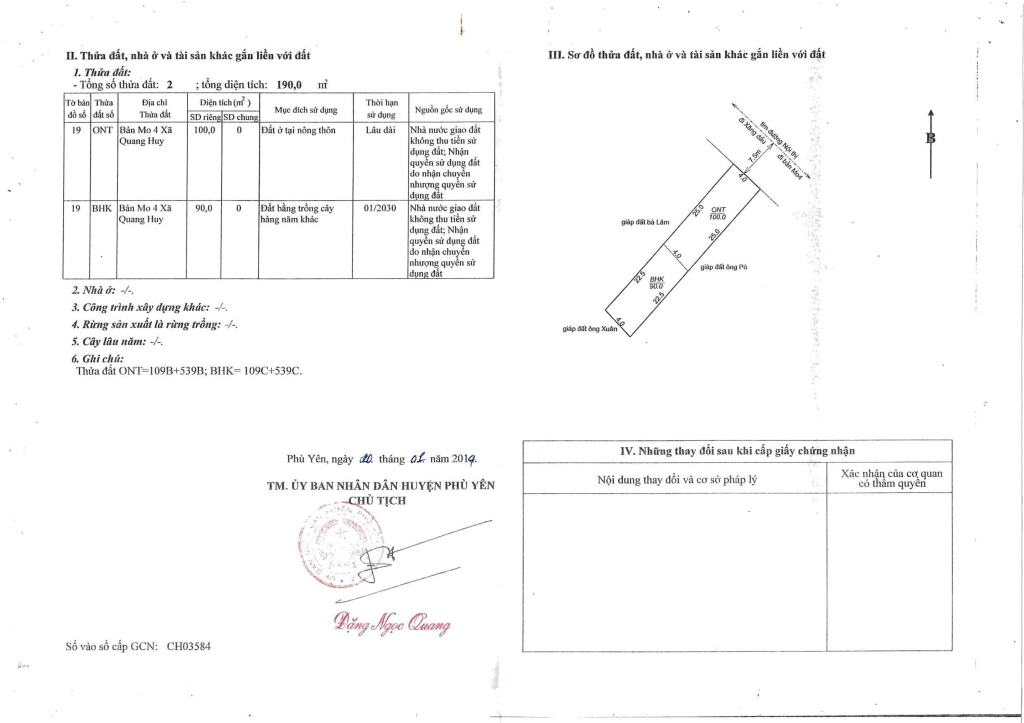
#> input picture image8.png, 2048 x 1445 px (shown at 1/2 size)
$ jupyter execute --allow-errors 'AKAZE + BF + Edge Matching.ipynb'   (older library calls are emulated)
#> lines starting #> are read from the running program, lines starting #| are printed output that depends on the picture; after the words box and inside, x2 and y2 are one past the last pixel; in counts of white or black regions, pixels touching at a corner belong together
[cell 1]
from __future__ import print_function # Only Python 2.x
from pdf2image import convert_from_path, convert_from_bytes
import subprocess
import numpy as np
import cv2
from os import walk
import math
from PIL import Image
from sklearn.manifold import TSNE
from sklearn.decomposition import PCA
import matplotlib.pyplot as plt
from mpl_toolkits.mplot3d import Axes3D
import imutils
from imutils import contours
from imutils import perspective

def inverte(img):
    return (255-img)

# [4 lines left out: function canny_edge_detection, not called in this run]

def getImagesFromPDFPath(path):
    imgs = convert_from_path(path, fmt="png", size=(512, None), grayscale=True)
    return imgs

# [4 lines left out: function loadImage, not called in this run]

def listFile(path):
    return next(walk(path), (None, None, []))[2]  # [] if no file

# def getTemplates(path):
#     templates = []
#     for name in listFile("papers/templates/"):

def transposeLines(lines):
    lines2 = []
    for line in lines:
        lines2.append([[line[0][1], line[0][0], line[0][3], line[0][2]]])
    return lines2

def mergeHorizonalLines(horLines, gap=(50, 50)):
    horLines = sorted(horLines, key=lambda x: x[0][1]) # sort by y0

    i, i1 = 0, 1
    mergedTrigger = False
    while True:
        if i >= len(horLines):
            if mergedTrigger:
                i, i1 = 0, 1
                mergedTrigger = False
                continue
            else:
                break
        if i1 >= len(horLines):
            i, i1 = i+1, i+2
            continue
        x00, y00, x01, y01 = horLines[i][0][0], horLines[i][0][1], horLines[i][0][2], horLines[i][0][3]
        x10, y10, x11, y11 = horLines[i1][0][0], horLines[i1][0][1], horLines[i1][0][2], horLines[i1][0][3]
        minX = x00 if x00 < x10 else x10
        maxX = x01 if x01 > x11 else x11
        l1, l2 = abs(x00-x01), abs(x10-x11)
        closeY = abs(y00 - y10) < gap[1]
        closeX = l1 + l2 + gap[0] >= maxX - minX
        if not closeY:
            i, i1 = i+1, i+2
            continue
        if not closeX:
            i, i1 = i, i1+1
            continue
        if l1 > l2:
            horLines[i] = [[minX, y00, maxX, y00]]
            del horLines[i1]
        else:
            horLines[i] = [[minX, y10, maxX, y10]]
            del horLines[i1]
        mergedTrigger = True
    return horLines

def connectCheckHorLineInGroup(l, group, minXmaxXGroup, verLines, gapX):
    x00, y00, x01, y01 = l[0][0], l[0][1], l[0][2], l[0][3]
    for line in group:
        x10, y10, x11, y11 = line[0][0], line[0][1], line[0][2], line[0][3]
        minX = x00 if x00 < x10 else x10
        maxX = x01 if x01 > x11 else x11
        minY = y00 if y00 < y10 else y10
        maxY = y00 if y00 > y10 else y10
        l1, l2 = abs(x00-x01), abs(x10-x11)
        closeX = l1 + l2 + gapX >= maxX - minX
        if closeX:
            hasBetweenVerLine = False
            for j in range(len(verLines)):
                x20, y20, x21, y21 = verLines[j][0][0], verLines[j][0][1], verLines[j][0][2], verLines[j][0][3]
                minY2 = minY if minY < y20 else y20
                maxY2 = maxY if maxY > y21 else y21
                between2HorLinesX = x20 >= minX - gapX and x20 <= maxX + gapX
                between2HorLinesY = abs(minY - maxY) + abs(y20 - y21) > abs(minY2 - maxY2)
                if between2HorLinesX and between2HorLinesY:
                    hasBetweenVerLine = True
                    verLines[j] = [[x20, minY2, x21, maxY2]]
            if hasBetweenVerLine:
                group.append(l)
                minX3 = x00 if x00 < minXmaxXGroup[0] else minXmaxXGroup[0]
                maxX3 = x10 if x10 > minXmaxXGroup[1] else minXmaxXGroup[1]
                minXmaxXGroup = [minX3, maxX3]
                return group, minXmaxXGroup, verLines, True
    return group, minXmaxXGroup, verLines, False

def parseHorLines(horLines, verLines, gapX):
    horLines = sorted(horLines, key=lambda x: x[0][1]) # sort by y0
    verLines = sorted(verLines, key=lambda x: x[0][0]) # sort by x0

    groups = []
    minXmaxXGroups = []
    for i in range(len(horLines)):
        collected = False
        for j in range(len(groups)):
            groups[j], minXmaxXGroups[j], verLines, result = connectCheckHorLineInGroup(horLines[i], \
                                                            groups[j], minXmaxXGroups[j], verLines, gapX)
            if result:
                collected = True
                break
        if not collected:
            groups.append([horLines[i]])
            minXmaxXGroups.append([horLines[i][0][0], horLines[i][0][2]])

    for i in range(len(groups)):
        for j in range(len(groups[i])):
            groups[i][j] = [minXmaxXGroups[i][0], groups[i][j][0][1], minXmaxXGroups[i][1], groups[i][j][0][1]]
    return groups, verLines

# [25 lines left out: function connectLines, not called in this run]

def extractImage(path):
    # read image
#> called with path = 'image8.png'
    img = cv2.imread(path, 0)
    # resize
    height, width = img.shape
    fix_width = 1024
    img = cv2.resize(img, (fix_width, int(height*fix_width/width)), interpolation = cv2.INTER_AREA)
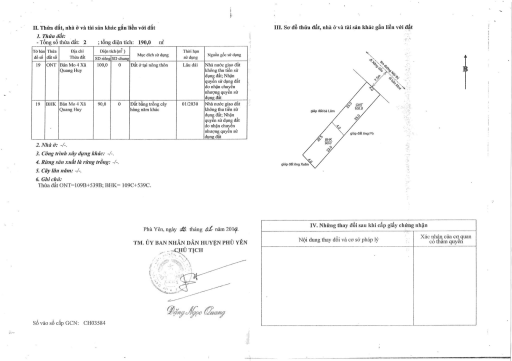
#> img: shape (722, 1024) (shown at 1/2 size); min 15, max 255, mean 249.3
    # edge and proccess
#     img = canny_edge_detection(img, 1, 50, 100)
    img = cv2.GaussianBlur(img, (5,5), 0)
    img = cv2.adaptiveThreshold(img, 255, cv2.ADAPTIVE_THRESH_GAUSSIAN_C, cv2.THRESH_BINARY, 11, 2)
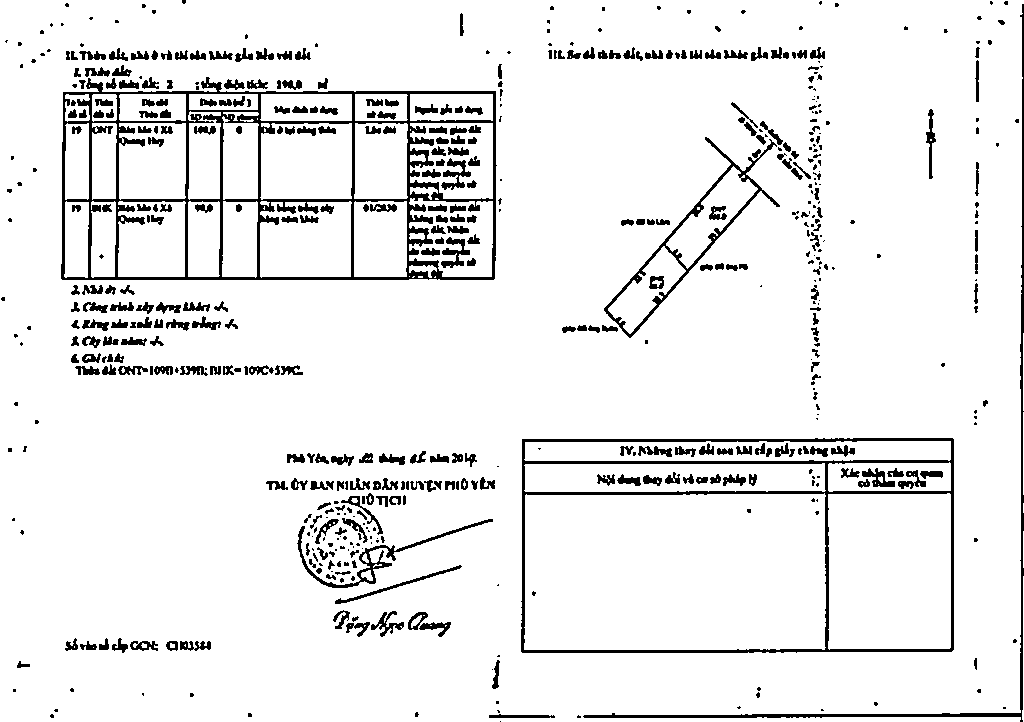
#> img: shape (722, 1024); 92.6% white; 566 black regions (230 under 20 px), largest, box (x1, y1, x2, y2) and area: (61, 77, 497, 280) 12798, (521, 438, 954, 653) 6980, (583, 4, 1024, 722) 3039
#     img = cv2.dilate(img, None, iterations = 1)
    img2 = cv2.erode(img, np.ones((2, 2), np.uint8))
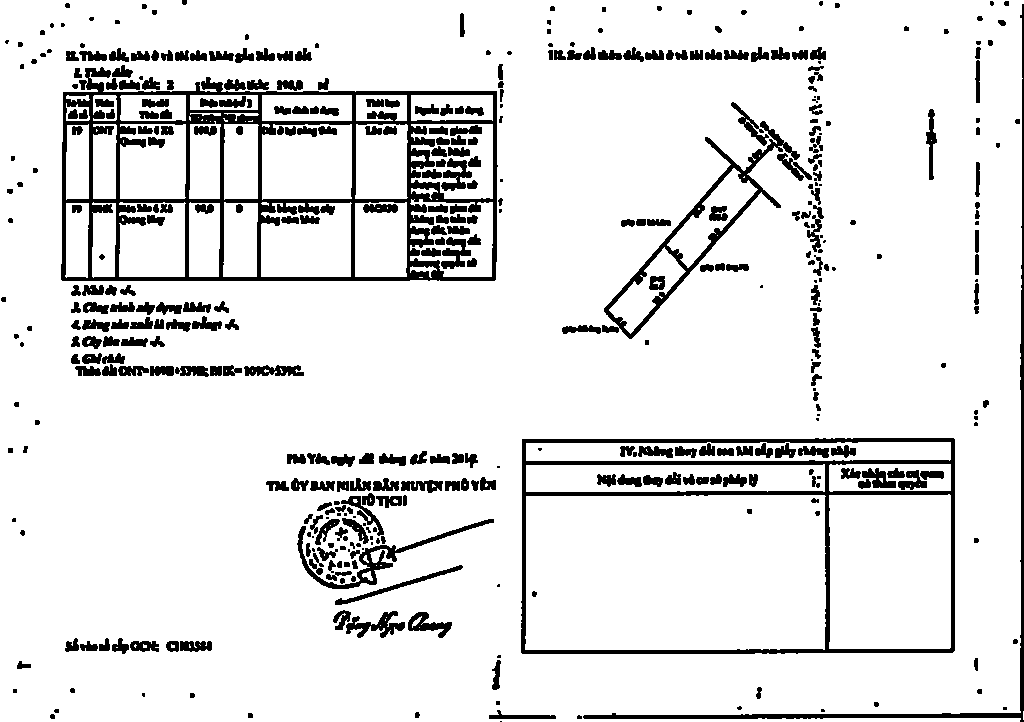
#> img2: shape (722, 1024); 89.6% white; 441 black regions (81 under 20 px), largest, box (x1, y1, x2, y2) and area: (61, 67, 498, 281) 18016, (521, 438, 955, 654) 9360, (583, 4, 1024, 722) 3865
#     img = cv2.GaussianBlur(img, (5,5), 0)
    display(Image.fromarray(img2))
#     img = inverte(img)
    # declare line detector
    fld = cv2.ximgproc.createFastLineDetector()
    lines = fld.detect(img)
#> lines = 408 rows, first 6: [949, 712.6, 1018, 711.8], [459, 34.99, 459.2, 12.99], [461.7, 13.01, 462.7, 34.97], [759.6, 45.94, 760.9, 57.9], [592.5, 46.92, 594.3, 57.95], [780.7, 47.01, 781.1, 58]
    # filter
    horLines = []
    verLines = []
    for line in lines:
        # filter by length
        x0 = line[0][0]
        y0 = line[0][1]
        x1 = line[0][2]
        y1 = line[0][3]
        length = math.sqrt(pow(abs(x0 - x1), 2) + pow(abs(y0 - y1), 2))
        if length < fix_width*0.03 or length > fix_width*0.8:
            continue
        # filter by angle
        xd = abs(x0 - x1)
        yd = abs(y0 - y1)
        if xd < 1:
            verLines.append([[x0, y0, x0, y1]]) # convert to vertical or horizonal
            continue
        elif yd < 1:
            horLines.append([[x0, y0, x1, y0]]) # convert to vertical or horizonal
            continue
        rad = math.atan(yd/xd)
        # only get rad < 10 degree or rad > 80 degree
        if rad > (math.pi/2/9) and rad < (math.pi/2/9*8):
            continue
        # convert to vertical or horizonal
        if rad >= (math.pi/2/9*8): # if vertical
            verLines.append([[x0, y0, x0, y1]])
        elif rad <= (math.pi/2/9): # if horizonal
            horLines.append([[x0, y0, x1, y0]])
#> this loop made 408 passes
#> (x0, y0, x1, y1, length) on passes 2 to 4: (459, 34.99, 459.2, 12.99, 22), (461.7, 13.01, 462.7, 34.97, 21.98), (759.6, 45.94, 760.9, 57.9, 12.04)
#> after the loop, horLines = 55 items; verLines = 42 items

    horLines = mergeHorizonalLines(horLines, gap=(fix_width*0.02, fix_width*0.02))
#> in mergeHorizonalLines, `horLines = sorted(horLines, key=lambda x: x[0][1])`: horLines = 55 items
#> the loop in mergeHorizonalLines, `while True:` made 138 passes
#> (x00, x10, y10, x11, y11, minX, l1, l2) on passes 1 to 6: (305, 247, 90.76, 293, 90.76, 247, 190, 46), (247, 102, 90.94, 156, 90.94, 102, 248, 54), (247, 65, 91, 96, 91, 65, 248, 31), (247, 492, 93.05, 412, 93.05, 247, 248, 80), (247, 407, 93.15, 357, 93.15, 247, 248, 50), (247, 190, 109, 256, 109, 190, 248, 66)
    verLines = transposeLines(mergeHorizonalLines(transposeLines(verLines), gap=(fix_width*0.03, fix_width*0.02)))
#> the loop in transposeLines, `for line in lines:` made 42 passes
#> line on passes 1 to 8: [[975, 101, 975, 60]], [[977.9, 60, 977.9, 101]], [[494.9, 92, 494.9, 166]], [[60.41, 279, 60.41, 92]], [[256.9, 198, 256.9, 123]], [[88, 199, 88, 126]], [[218.9, 198, 218.9, 122]], [[65.15, 123, 65.15, 199]]
#> the loop in transposeLines (call 2), `for line in lines:` made 14 passes
#> line on passes 1 to 8: [[123, 60.41, 277, 60.41]], [[132, 91, 276, 91]], [[143, 118, 275, 118]], [[123, 187, 276, 187]], [[127, 222.4, 276, 222.4]], [[133, 259, 276, 259]], [[123, 353, 276, 353]], [[198, 405.9, 201, 405.9]]
    horGroups, verLines = parseHorLines(horLines, verLines, gapX = fix_width*0.05)
#> the loop in parseHorLines, `for i in range(len(horLines)):` made 17 passes
#> the loop in parseHorLines, `for i in range(len(groups)):` made 2 passes
    verGroups, horLines = parseHorLines(transposeLines(verLines), transposeLines(horLines), gapX = fix_width*0.05)
#> the loop in parseHorLines (call 2), `for i in range(len(horLines)):` made 14 passes
#> the loop in parseHorLines (call 2), `for i in range(len(groups)):` made 1 pass

    horLines = transposeLines(horLines)
    verGroups = transposeLines(verGroups)
#     horLines, verLines = connectLines(horLines, verLines, gap=(fix_width*0.03, fix_width*0.03))

    lines = [*horLines, *verLines]
    lines = np.array(lines)

    # draw lines
    height, width = img.shape
    blank_img = np.full((height, width), 255, np.uint8)
    blank_img = fld.drawSegments(blank_img, lines)
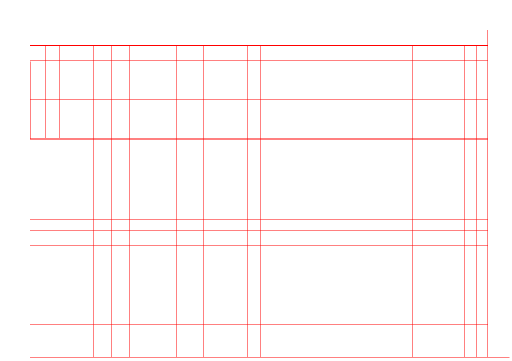
#> blank_img: shape (722, 1024, 3) (shown at 1/2 size); mean of channels 0, 1, 2 249, 249, 255; drawn as B, G, R
    for group in horGroups:
        blank_img = fld.drawSegments(blank_img, np.array(group))
#> this loop made 2 passes
#> group on pass 2: [[65, 90.94, 156, 90.94]]
#> pass 1, in extractImage, `blank_img = fld.drawSegments(blank_img, np.array(group))`:
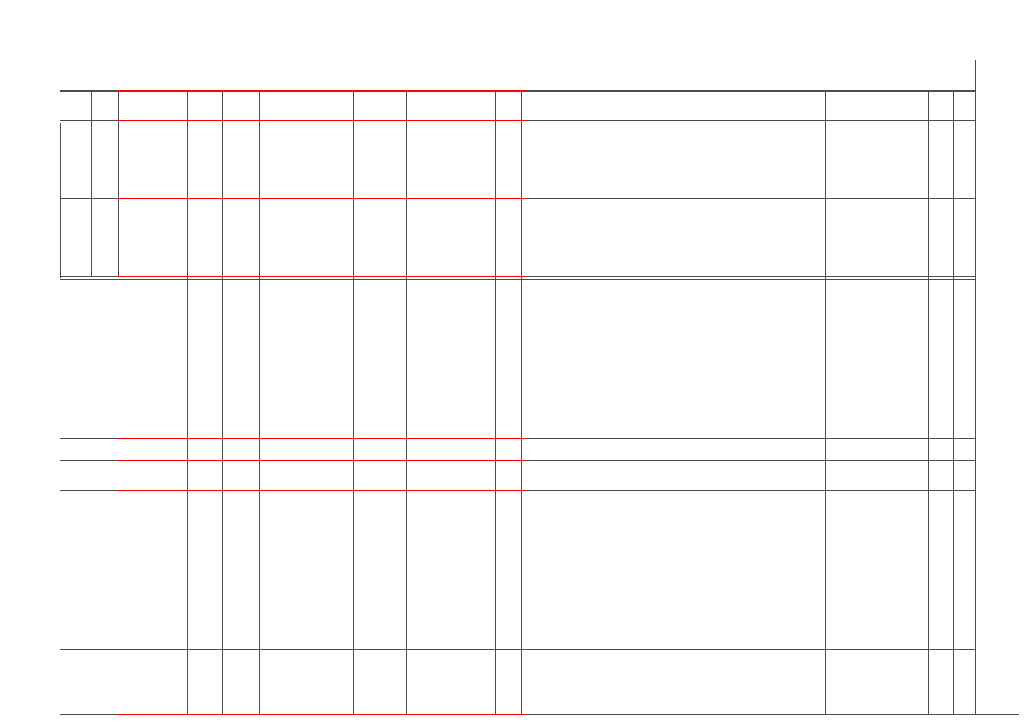
#> blank_img: shape (722, 1024, 3); mean of channels 0, 1, 2 250.4, 250.4, 251.8; drawn as B, G, R
    for group in verGroups:
        blank_img = fld.drawSegments(blank_img, np.array(group))
#> this loop made 1 pass
#> group on pass 1: [[60.41, 60, 60.41, 277]]
#     # FIND CONTOURS
#     edged = canny_edge_detection(blank_img, 1, 50, 100)
#     # find contours in the edge map
#     cnts = cv2.findContours(edged, cv2.RETR_EXTERNAL, cv2.CHAIN_APPROX_SIMPLE)
#     cnts = imutils.grab_contours(cnts)
#     # sort the contours from left-to-right
#     (cnts, _) = contours.sort_contours(cnts)
#     # loop over the contours individually
#     for (i, c) in enumerate(cnts):
#         # if the contour is not sufficiently large, ignore it
#         if cv2.contourArea(c) < 20000:
#             continue
#         # compute the rotated bounding box of the contour, then
#         # draw the contours
#         box = cv2.minAreaRect(c)
#         if (box[2] > 10 and box[2] < 80) or (box[1][0] < 100 or box[1][1] < 100):
#             continue
#         box = cv2.cv.BoxPoints(box) if imutils.is_cv2() else cv2.boxPoints(box)
#         box = np.array(box, dtype="int")
#         cv2.drawContours(blank_img, [box], -1, (0, 255, 0), cv2.FILLED)
    # declare akaze
    akaze = cv2.AKAZE_create()
    # detect keypoints
    keypoints, descriptors = akaze.detectAndCompute(blank_img, None)
#     cv2.drawKeypoints(blank_img, keypoints, blank_img, color=(0, 0, 255))
    display(Image.fromarray(blank_img))
    # calculate distances
    center = (int(width/2), int(height/2))
    c_keypoints = np.array([x.pt for x in keypoints], np.uint8)
    d_keypoints = np.array([math.sqrt(pow(x[0]-center[0], 2) + pow(x[1]-center[1], 2)) for x in c_keypoints], np.uint8)
    return c_keypoints.flatten(), d_keypoints.flatten()

def procImage(path):
    c1, d1 = extractImage(path)
    # reshape
    min_d = 3
    c1, d1 = np.resize(c1, (1, math.ceil(len(c1)/min_d)*min_d)), np.resize(d1, (1, math.ceil(len(d1)/min_d)*min_d))
    c1, d1 = np.reshape(c1, (min_d, -1)), np.reshape(d1, (min_d, -1))
    # tnse
    c1, d1 = TSNE(n_components=1).fit_transform(c1).flatten(), TSNE(n_components=1).fit_transform(d1).flatten()
    # normalize
    c1, d1 = c1/np.linalg.norm(c1), d1/np.linalg.norm(d1)
    return c1, d1

fig = plt.figure()
ax = fig.add_subplot(111, projection='3d')

#> (the rest of this cell did not finish here and is left out)
